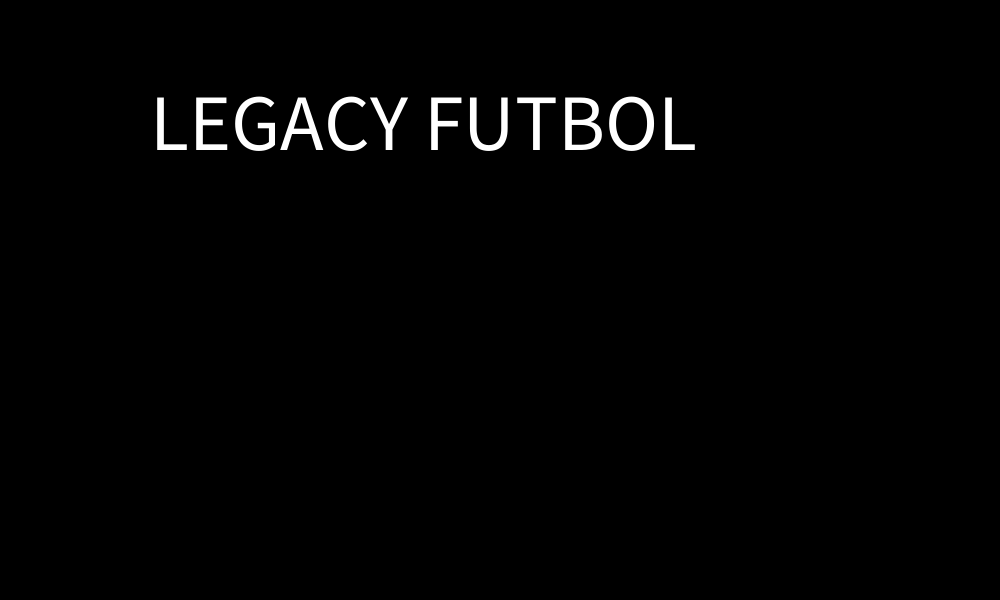
Frame 1 (no input)
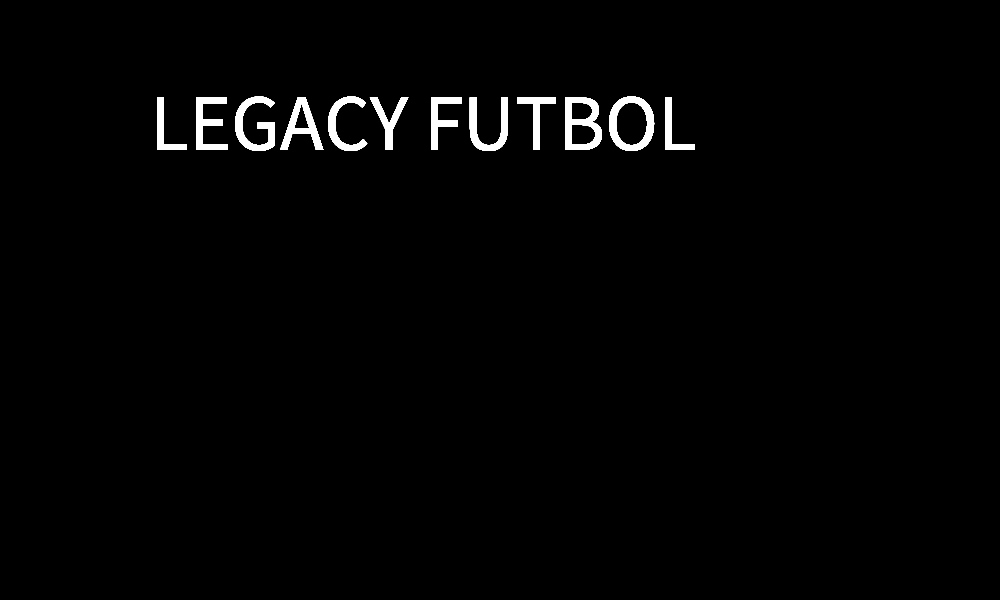
Frame 60 (the mouse pressed at the canvas centre just before this capture)
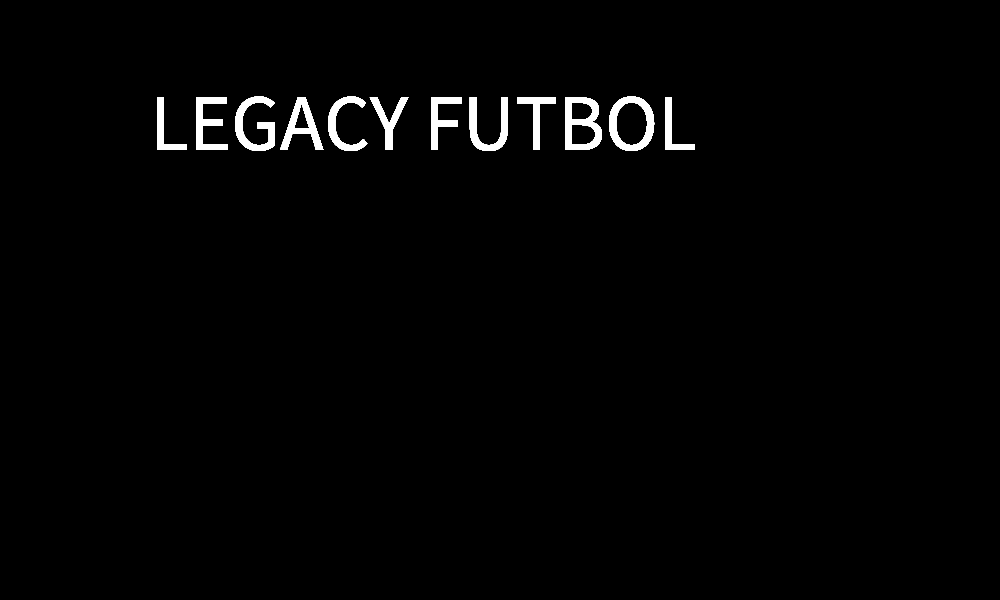
Frame 120 (the mouse held since frame 60 and released just before this capture)

The Processing sketch that drew these frames (run headless with seeded random() and noise(); from frame 60 on, the mouse is pressed at the canvas centre):

// Processing sketch: start_screen
// ── start_screen.pde

void setup(){
  size(1000,600);
  background(0);
}

void draw(){
  textSize(80);
  text("LEGACY FUTBOL",150,150);
}
  

  
